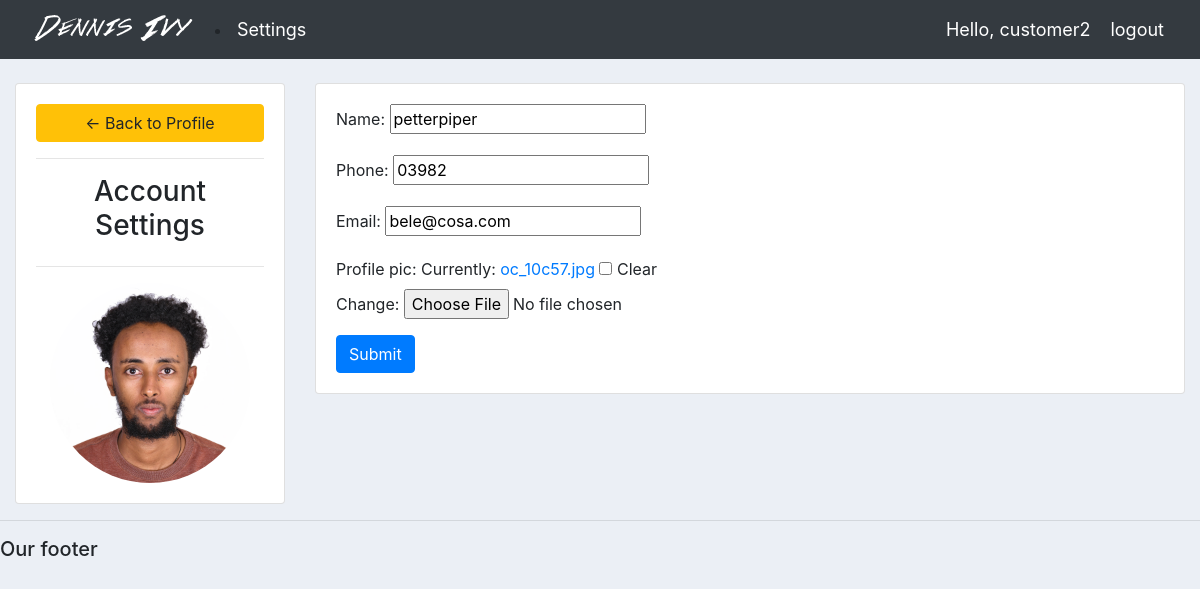
Screenshot of /setting/ (signed in) with the database file from the repository.
### accounts/models.py (models this page shows, shortened)
class Customer(models.Model):
    user=models.OneToOneField(User, on_delete=models.CASCADE, null=True)
    name = models.CharField(max_length=255, null=True)
    phone = models.CharField(max_length=255, null=True)
    email =models.EmailField(max_length=255,null=True)
    profile_pic=models.ImageField(null=True, blank=True)
    date_crreated = models.DateTimeField(auto_now_add=True, null=True)

### accounts/decorators.py (the view)
        def wrapper_func(request,*args, **kwargs):
            group=None
            if request.user.groups.exists():
                group = request.user.groups.all()[0].name
            if group in allowed_roles:
                return view_func(request,*args, **kwargs)
            else:
                return HttpResponse('You are not authorized to accesss this page')

### accounts/forms.py
class CustomerForm(forms.ModelForm):
    class Meta:
        model= Customer
        fields='__all__'
        exclude=['user']

### accounts/views.py (called while the page is built)
@login_required(login_url='accounts:login')
@allowed_users(allowed_roles=['customer'])
def accountSettings(request):
     customer = request.user.customer
     form = CustomerForm(instance=customer)
     if request.method == 'POST':
          form=CustomerForm(request.POST, request.FILES,instance=customer)
          if form.is_valid():
               form.save()
     context = {'form':form}
     return render(request, 'accounts/accounts_setting.html',context)

### accounts/templates/accounts/accounts_setting.html (shortened to what this page needs)
{% extends 'accounts/main.html' %}
{% load static %}
{% block content %}
<br>
<div class="row">
    <div class="col-md-3">
        <div class="card card-body">
            <a class="btn btn-warning" href="{% url 'accounts:home' %}"> &#8592; Back to Profile</a>
            <hr>
            <h3 style="text-align: center">Account Settings</h3>
            <hr>
            <img class="profile-pic" src="{{request.user.customer.profile_pic.url}}">
        </div>
    </div>
    <div class="col-md-9">
        <div class="card card-body">
            <form method="POST" action="" enctype="multipart/form-data">
                {{form.as_p}}
                <input class="btn btn-primary" type="submit" name="Update Information">
            </form>
        </div>
    </div>
</div>
{% endblock %}

### accounts/templates/accounts/navbar.html (shortened to what this page needs)
{% load static %}
<nav class="navbar navbar-expand-lg navbar-dark bg-dark">
    <img src="{% static 'images/logo.png' %}" alt="">
    <div class="collapse navbar-collapse" id="navbarNav">
        {%  if request.user.is_staff %}
        <ul class="navbar-nav">
            <li class="nav-item active">
                <a class="nav-link" href="{% url 'accounts:home'%}">Dashboard</a>
            </li>
            <li class="nav-item">
                <a class="nav-link" href="{% url 'accounts:products' %}">Products</a>
            </li>
        {%  else %}
            <li class="nav-item">
                <a class=" hello-msg" href="{% url 'accounts:setting' %}">Settings</a>
            </li>
        {% endif  %}
    </div>
    <span class="hello-msg">Hello, {{request.user}}</span>
    <span><a class="hello-msg" href="{% url 'accounts:logout'%}">logout</a></span>
</nav>

### assets/css/main.css (style rules this page uses)
body { background-color: #ebeff5; }

### accounts/templates/accounts/navbar.html (style rules this page uses)
.hello-msg { font-size: 18px; color:#fff; margin-right:20px; }

### accounts/templates/accounts/accounts_setting.html (style rules this page uses)
.profile-pic { max-width: 200px; max-height: 200px; margin: 0 auto; border-radius: 50%; }

### rows the page displays
Customer: name "petterpiper", phone "03982", email "bele@cosa.com"

### other values shown
{{ request.user }} "customer2"
